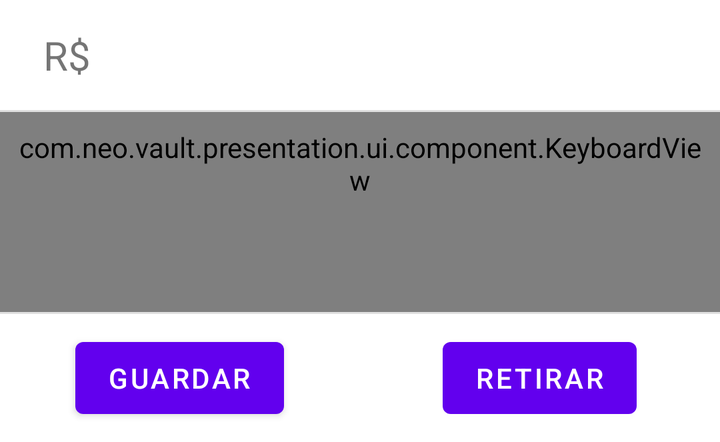
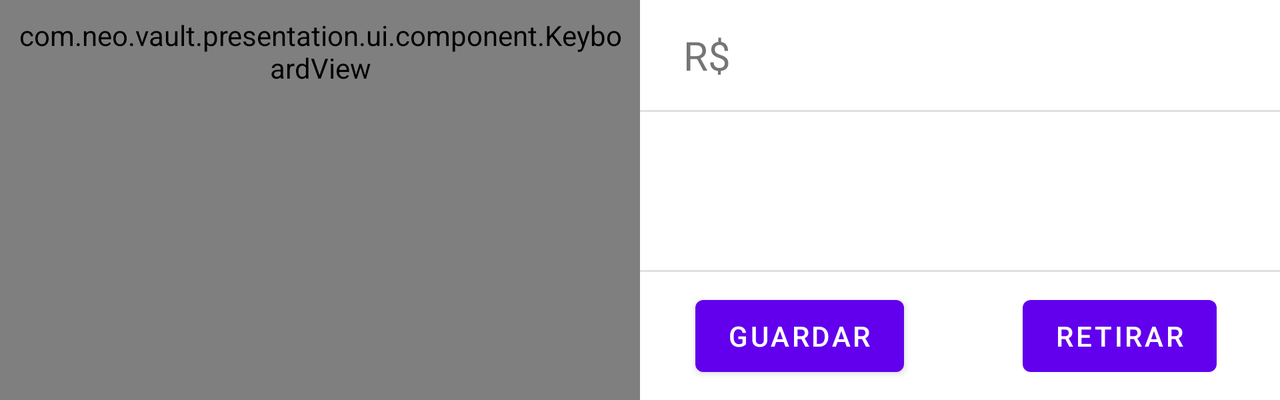

Two renders of one Android screen. The first uses the default layout on a phone; the second uses the alternative layout the repository ships for a different screen configuration, on a matching device. The two XML files are below.
<!-- AndroidManifest.xml: application theme Theme.Cofrinho -->
<!-- res/layout/fragment_transaction.xml -->
<?xml version="1.0" encoding="utf-8"?>
<LinearLayout xmlns:android="http://schemas.android.com/apk/res/android"
    android:layout_width="match_parent"
    android:layout_height="wrap_content"
    android:clipChildren="true"
    android:orientation="vertical">

    <LinearLayout
        android:id="@+id/header"
        android:layout_width="match_parent"
        android:layout_height="wrap_content"
        android:paddingHorizontal="16dp"
        android:paddingVertical="10dp">

        <TextView
            android:layout_width="35dp"
            android:layout_height="35dp"
            android:layout_gravity="start"
            android:gravity="center"
            android:text="R$"
            android:textSize="20sp" />

        <FrameLayout
            android:layout_width="0dp"
            android:layout_height="match_parent"
            android:layout_marginHorizontal="8dp"
            android:layout_weight="1">

            <androidx.appcompat.widget.AppCompatEditText
                android:id="@+id/et_value_portrait"
                android:layout_width="match_parent"
                android:layout_height="match_parent"
                android:background="@android:color/transparent"
                android:cursorVisible="false"
                android:focusable="false"
                android:gravity="center"
                android:saveEnabled="false"
                android:singleLine="true"
                android:textAppearance="@style/TextAppearance.MaterialComponents.Headline6"
                android:textSize="20sp" />

            <View
                android:layout_width="16dp"
                android:layout_height="match_parent"
                android:layout_gravity="start"
                android:background="@drawable/bg_start_shadow" />

            <View
                android:layout_width="16dp"
                android:layout_height="match_parent"
                android:layout_gravity="end"
                android:background="@drawable/bg_end_shadow" />

        </FrameLayout>

        <ImageButton
            android:id="@+id/btn_close"
            android:layout_width="35dp"
            android:layout_height="35dp"
            android:layout_gravity="end"
            android:background="?attr/selectableItemBackgroundBorderless"
            android:src="@drawable/ic_close" />

    </LinearLayout>

    <com.google.android.material.divider.MaterialDivider
        android:id="@+id/divider1"
        android:layout_width="match_parent"
        android:layout_height="1dp" />

    <com.neo.vault.presentation.ui.component.KeyboardView
        android:id="@+id/keyboard"
        android:minHeight="100dp"
        android:layout_width="match_parent"
        android:layout_height="wrap_content"
        android:padding="8dp" />

    <com.google.android.material.divider.MaterialDivider
        android:id="@+id/divider2"
        android:layout_width="match_parent"
        android:layout_height="1dp" />

    <LinearLayout
        android:layout_width="match_parent"
        android:layout_height="wrap_content"
        android:gravity="center">

        <LinearLayout
            android:layout_width="0dp"
            android:layout_height="match_parent"
            android:layout_weight="1"
            android:gravity="center">

            <Button
                android:id="@+id/btn_save"
                android:layout_width="wrap_content"
                android:layout_height="wrap_content"
                android:layout_margin="8dp"
                android:text="Guardar" />

        </LinearLayout>

        <LinearLayout
            android:layout_width="0dp"
            android:layout_height="match_parent"
            android:layout_weight="1"
            android:gravity="center">

            <Button
                android:id="@+id/btn_withdraw"
                android:layout_width="wrap_content"
                android:layout_height="wrap_content"
                android:layout_margin="8dp"
                android:text="Retirar" />

        </LinearLayout>

    </LinearLayout>

</LinearLayout>
<!-- resources referenced by this layout -->
<resources>
  <!-- drawable bg_end_shadow (drawable) -->
  <?xml version="1.0" encoding="utf-8"?>
  <shape xmlns:android="http://schemas.android.com/apk/res/android">
      <gradient
          android:endColor="@color/surface"
          android:startColor="@android:color/transparent" />
  </shape>
  <!-- drawable bg_start_shadow (drawable) -->
  <?xml version="1.0" encoding="utf-8"?>
  <shape xmlns:android="http://schemas.android.com/apk/res/android">
      <gradient
          android:endColor="@android:color/transparent"
          android:startColor="@color/surface" />
  </shape>
  <style name="Theme.Cofrinho" parent="Theme.MaterialComponents.DayNight.DarkActionBar">
          
          <item name="colorPrimary">@color/purple_500</item>
          <item name="colorPrimaryVariant">@color/purple_700</item>
          <item name="colorOnPrimary">@color/white</item>
          
          <item name="colorSecondary">@color/teal_200</item>
          <item name="colorSecondaryVariant">@color/teal_700</item>
          <item name="colorOnSecondary">@color/black</item>
          
          <item name="android:statusBarColor" tools:targetApi="l">?attr/colorPrimaryVariant</item>
          
      </style>
  <color name="surface">@color/white</color>
  <color name="white">#FFFFFFFF</color>
  <color name="black">#FF000000</color>
</resources>
<!-- res/layout-land/fragment_transaction.xml (the repository's variant of the layout above) -->
<!-- drawn on the phone turned sideways -->
<?xml version="1.0" encoding="utf-8"?>
<LinearLayout xmlns:android="http://schemas.android.com/apk/res/android"
    android:layout_width="match_parent"
    android:layout_height="wrap_content"
    android:clipChildren="true"
    android:orientation="horizontal">

    <com.neo.vault.presentation.ui.component.KeyboardView
        android:id="@+id/keyboard"
        android:layout_width="0dp"
        android:minHeight="200dp"
        android:layout_height="wrap_content"
        android:layout_weight="1"
        android:padding="8dp" />

    <LinearLayout
        android:layout_width="0dp"
        android:layout_height="match_parent"
        android:layout_weight="1"
        android:orientation="vertical">

        <LinearLayout
            android:id="@+id/header"
            android:layout_width="match_parent"
            android:layout_height="wrap_content"
            android:paddingHorizontal="16dp"
            android:paddingVertical="10dp">

            <TextView
                android:layout_width="35dp"
                android:layout_height="35dp"
                android:layout_gravity="start"
                android:gravity="center"
                android:text="R$"
                android:textSize="20sp" />

            <Space
                android:layout_width="0dp"
                android:layout_height="0dp"
                android:layout_weight="1" />

            <ImageButton
                android:id="@+id/btn_close"
                android:layout_width="35dp"
                android:layout_height="35dp"
                android:layout_gravity="end"
                android:background="?attr/selectableItemBackgroundBorderless"
                android:src="@drawable/ic_close" />

        </LinearLayout>

        <com.google.android.material.divider.MaterialDivider
            android:id="@+id/divider1"
            android:layout_width="match_parent"
            android:layout_height="1dp" />

        <FrameLayout
            android:layout_weight="1"
            android:layout_width="match_parent"
            android:layout_height="0dp">

            <androidx.appcompat.widget.AppCompatEditText
                android:id="@+id/et_value_land"
                android:layout_width="match_parent"
                android:layout_height="match_parent"
                android:background="@android:color/transparent"
                android:cursorVisible="false"
                android:focusable="false"
                android:gravity="center"
                android:saveEnabled="false"
                android:scrollHorizontally="true"
                android:textAppearance="@style/TextAppearance.MaterialComponents.Headline6"
                android:textSize="20sp" />

            <View
                android:layout_width="match_parent"
                android:layout_height="16dp"
                android:layout_gravity="top"
                android:background="@drawable/bg_top_shadow" />

            <View
                android:layout_width="match_parent"
                android:layout_height="16dp"
                android:layout_gravity="bottom"
                android:background="@drawable/bg_bottom_shadow" />

        </FrameLayout>

        <com.google.android.material.divider.MaterialDivider
            android:id="@+id/divider2"
            android:layout_width="match_parent"
            android:layout_height="1dp" />

        <LinearLayout
            android:layout_width="match_parent"
            android:layout_height="wrap_content"
            android:gravity="center">

            <LinearLayout
                android:layout_width="0dp"
                android:layout_height="match_parent"
                android:layout_weight="1"
                android:gravity="center">

                <Button
                    android:id="@+id/btn_save"
                    android:layout_width="wrap_content"
                    android:layout_height="wrap_content"
                    android:layout_margin="8dp"
                    android:text="Guardar" />

            </LinearLayout>

            <LinearLayout
                android:layout_width="0dp"
                android:layout_height="match_parent"
                android:layout_weight="1"
                android:gravity="center">

                <Button
                    android:id="@+id/btn_withdraw"
                    android:layout_width="wrap_content"
                    android:layout_height="wrap_content"
                    android:layout_margin="8dp"
                    android:text="Retirar" />

            </LinearLayout>

        </LinearLayout>

    </LinearLayout>

</LinearLayout>
<!-- resources referenced by the variant -->
<!-- as the phone turned sideways resolves them -->
<resources>
  <!-- drawable bg_bottom_shadow (drawable) -->
  <?xml version="1.0" encoding="utf-8"?>
  <shape xmlns:android="http://schemas.android.com/apk/res/android">
      <gradient
          android:angle="90"
          android:endColor="@android:color/transparent"
          android:startColor="@color/surface" />
  </shape>
  <!-- drawable bg_top_shadow (drawable) -->
  <?xml version="1.0" encoding="utf-8"?>
  <shape xmlns:android="http://schemas.android.com/apk/res/android">
      <gradient
          android:angle="-90"
          android:endColor="@android:color/transparent"
          android:startColor="@color/surface" />
  </shape>
  <style name="Theme.Cofrinho" parent="Theme.MaterialComponents.DayNight.DarkActionBar">
          
          <item name="colorPrimary">@color/purple_500</item>
          <item name="colorPrimaryVariant">@color/purple_700</item>
          <item name="colorOnPrimary">@color/white</item>
          
          <item name="colorSecondary">@color/teal_200</item>
          <item name="colorSecondaryVariant">@color/teal_700</item>
          <item name="colorOnSecondary">@color/black</item>
          
          <item name="android:statusBarColor" tools:targetApi="l">?attr/colorPrimaryVariant</item>
          
      </style>
  <color name="surface">@color/white</color>
  <color name="white">#FFFFFFFF</color>
  <color name="black">#FF000000</color>
</resources>
